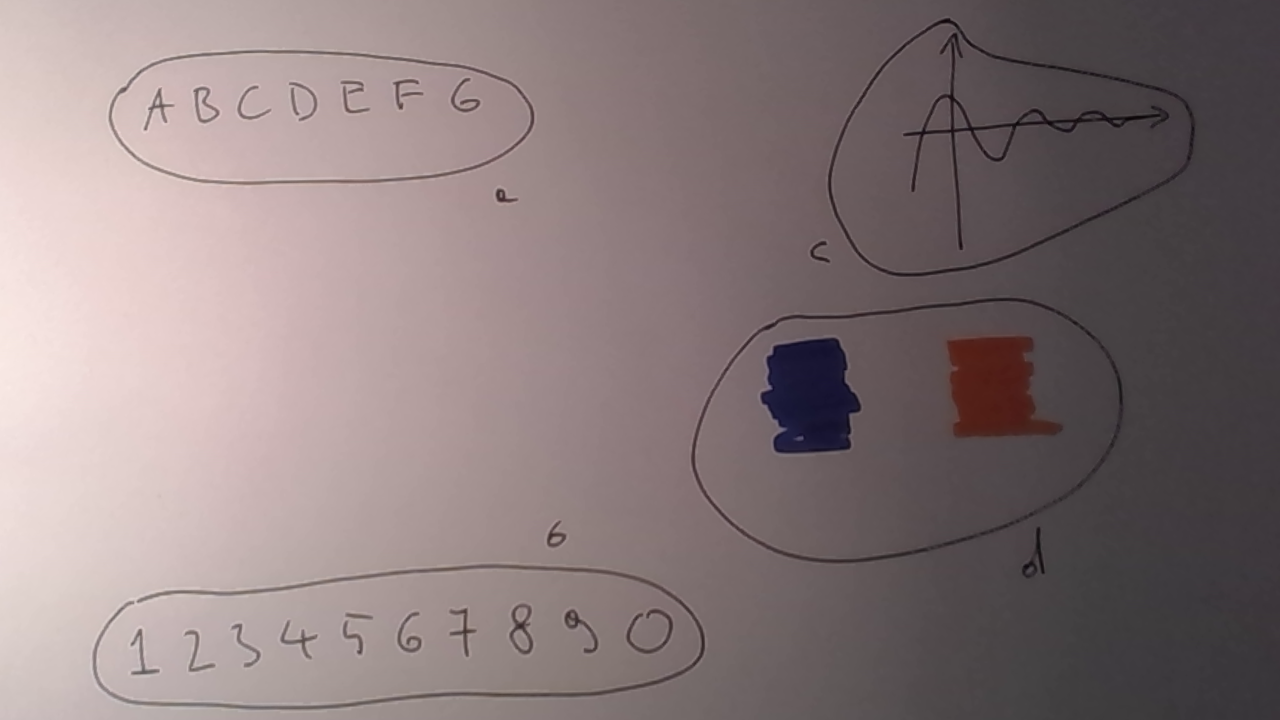
#> input picture warped1.png, 1280 x 720 px, given in place of warped1.png.png, which was not available
$ python denoise.py warped1.png
#> lines starting #> are read from the running program, lines starting #| are printed output that depends on the picture; pictures that were not available may be replaced by others from this repository, and a replacement may not be noted
#!/usr/bin/env python

#@ ---title--- image denoising with python
#@ ---abstract--- remove text background with cv2 and numpy
#@

#@ I'm a big fan of the <a id = "NCE" href = https://www.camscanner.com/>CamScanner</a> app
#@ and have been using this program on my phone for many years, ever since a friend introduced me to it.
#@ You take a snapshot of a piece of paper and *CamScanner* will remove the background and produce
#@ a pdf with crisp, very readable, text. I wanted to add this functionality to my <a id = "NCE" href = https://github.com/kacpertopol/cam_board>
#@ cam_board</a> script and after some experimentation I think I have a simple solution.
#@ Below is a description of the resulting procedure.
#@

#@ First some imports
#@ref imports
#@insert imports
#@ The `argparse` library will be used to parse the command line arguments. This might be
#@ overkill since there will be only one argument - the name of the image (without the extension)
#@ that will undergo the denoising procedure. The `cv2` in conjunction with the `numpy` library
#@ will be used to perform image manipulations.

#@begin imports
import argparse
import cv2
import numpy
#@end imports


parser = argparse.ArgumentParser(description = "Denoise image.")
parser.add_argument("input" , help = "Input image name (without extension)")
args = parser.parse_args()

warped = cv2.imread(args.input + ".png")
#> warped is the input picture: shape (720, 1280, 3); mean B, G, R 122.9, 122.1, 136.6

gray = cv2.cvtColor(warped , cv2.COLOR_BGR2GRAY)
gray = 255 - gray

cv2.imwrite(args.input + "_gray.png" , gray)

gray = gray.astype("float32")

blur_kernel = numpy.ones((300 , 300) , dtype = numpy.float32)
blur_kernel = blur_kernel / numpy.sum(blur_kernel.flatten())

blured_gray = cv2.filter2D(gray , -1 , blur_kernel)

cv2.imwrite(args.input + "_blured_1.png" , blured_gray)

gray[0:3 , :] = 0.0
gray[gray.shape[0] - 3 : gray.shape[0] , :] = 0.0
gray[: , 0:3] = 0.0
gray[: , gray.shape[1] - 3 : gray.shape[1]] = 0.0
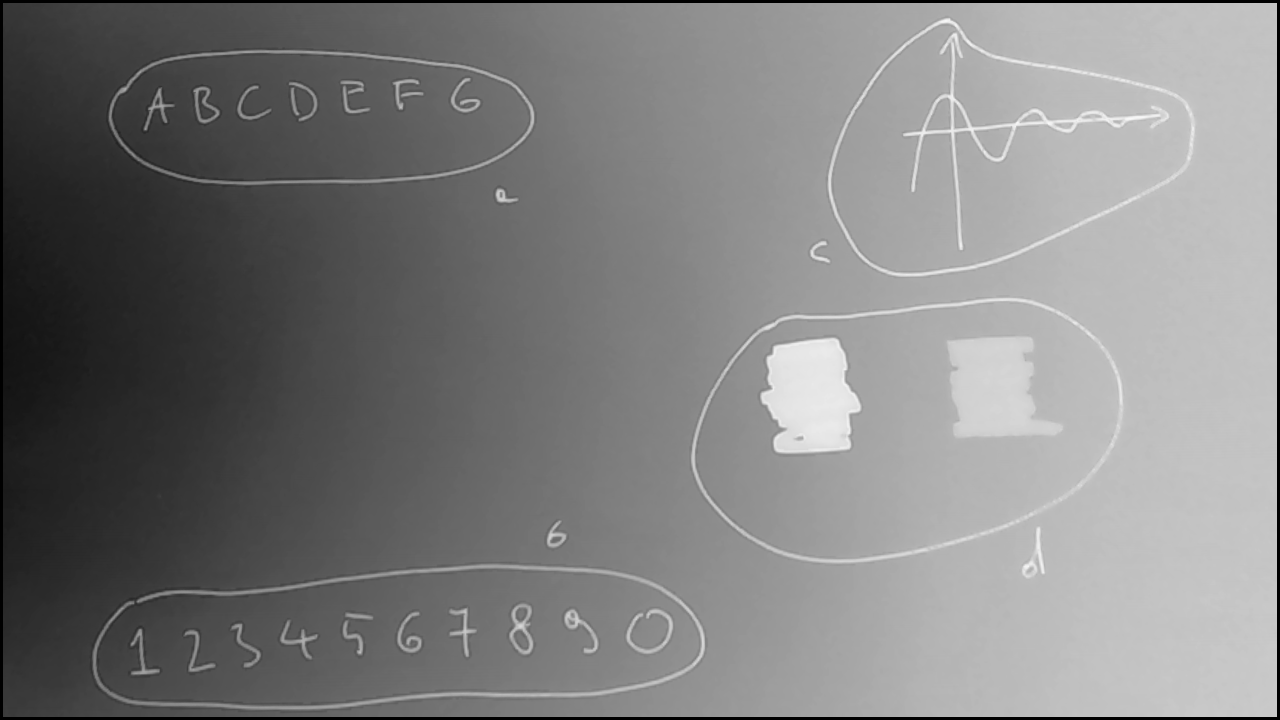
#> gray: shape (720, 1280) float32; min 0, max 249, mean 126.9

blured_gray = cv2.filter2D(gray , -1 , blur_kernel)

cv2.imwrite(args.input + "_blured_2.png" , blured_gray)

stdv = numpy.sqrt(numpy.mean(((gray - blured_gray) * (gray - blured_gray)).flatten()))
#> stdv = 19.34

gray_2 = (gray - blured_gray)
gray_2 = 255.0 * (gray_2 - numpy.amin(gray_2)) / (numpy.amax(gray_2) - numpy.amin(gray_2))
cv2.imwrite(args.input + "_gray_2.png" , gray_2)

hls = cv2.cvtColor(warped , cv2.COLOR_BGR2HLS)
#> hls: shape (720, 1280, 3); mean of channels 0, 1, 2 94, 129.3, 29.7

h_res = hls[: , : , 0]
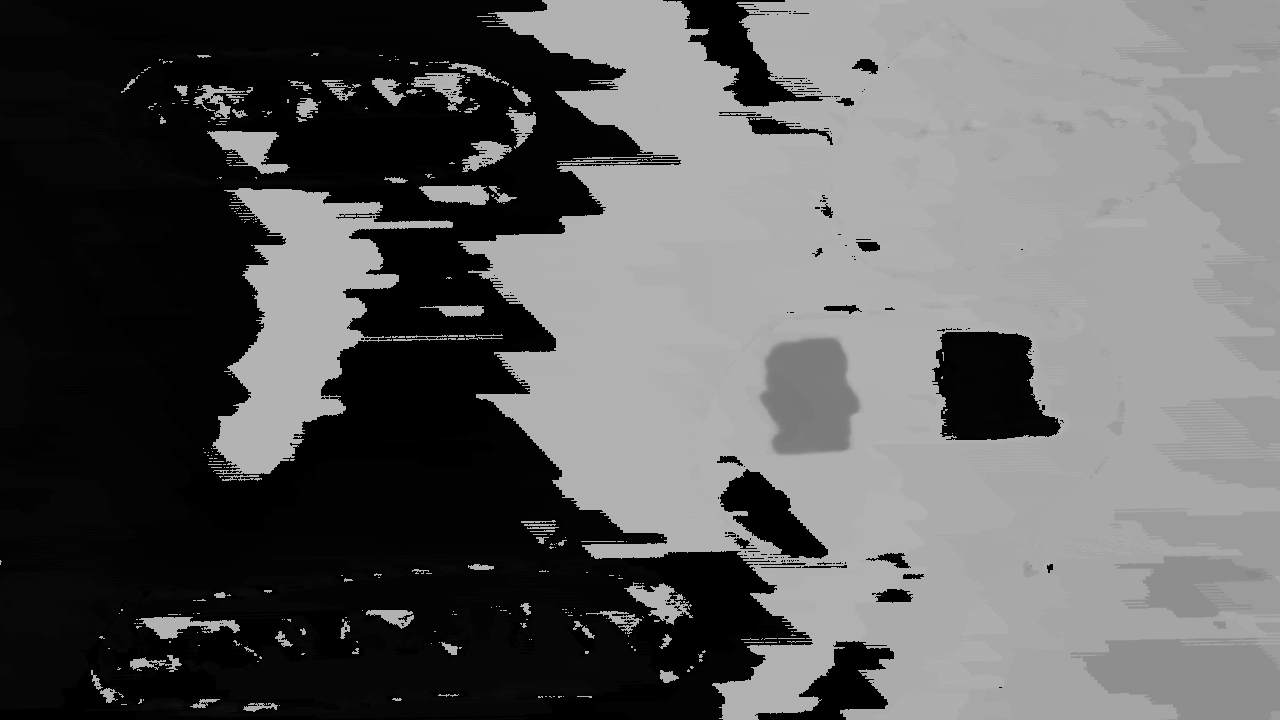
#> h_res: shape (720, 1280); min 0, max 179, mean 94
l_res = numpy.full(gray.shape , 255.0 , dtype = numpy.float32)
l_res = numpy.where((gray - blured_gray) > stdv , hls[: , : , 1] , l_res)
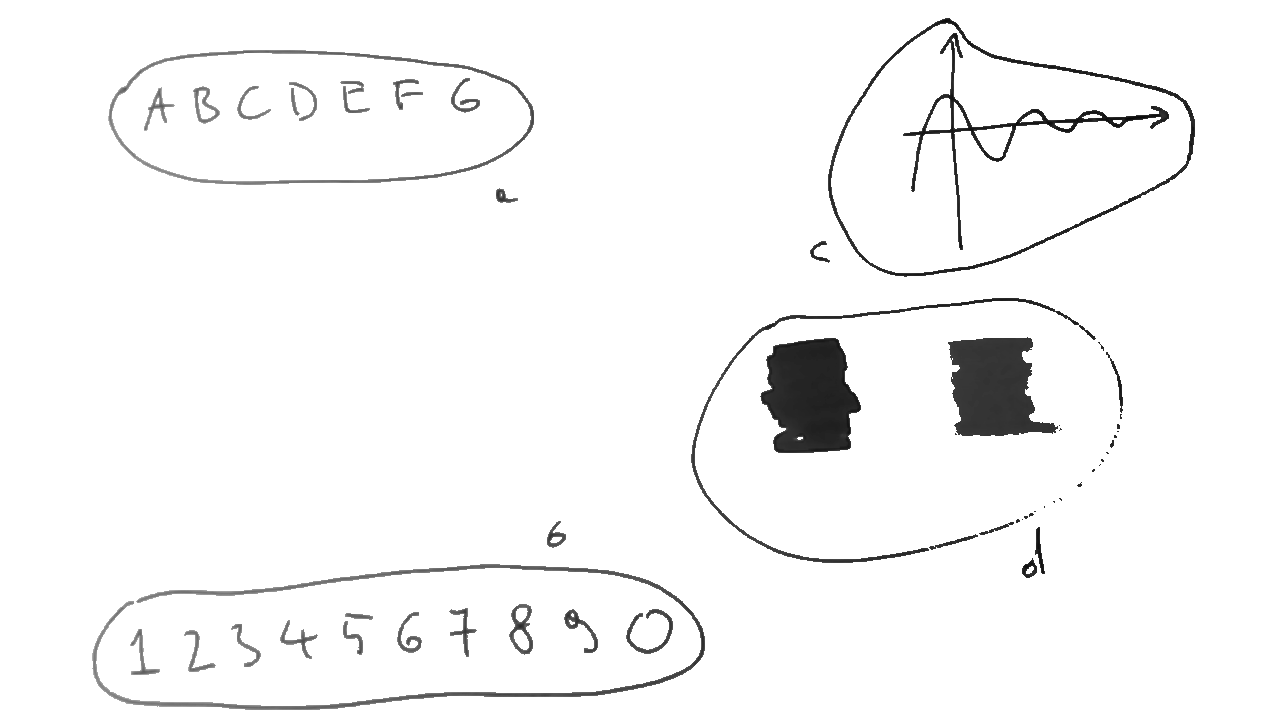
#> l_res: shape (720, 1280) float32; min 7, max 255, mean 246.7
s_res = hls[: , : , 2]
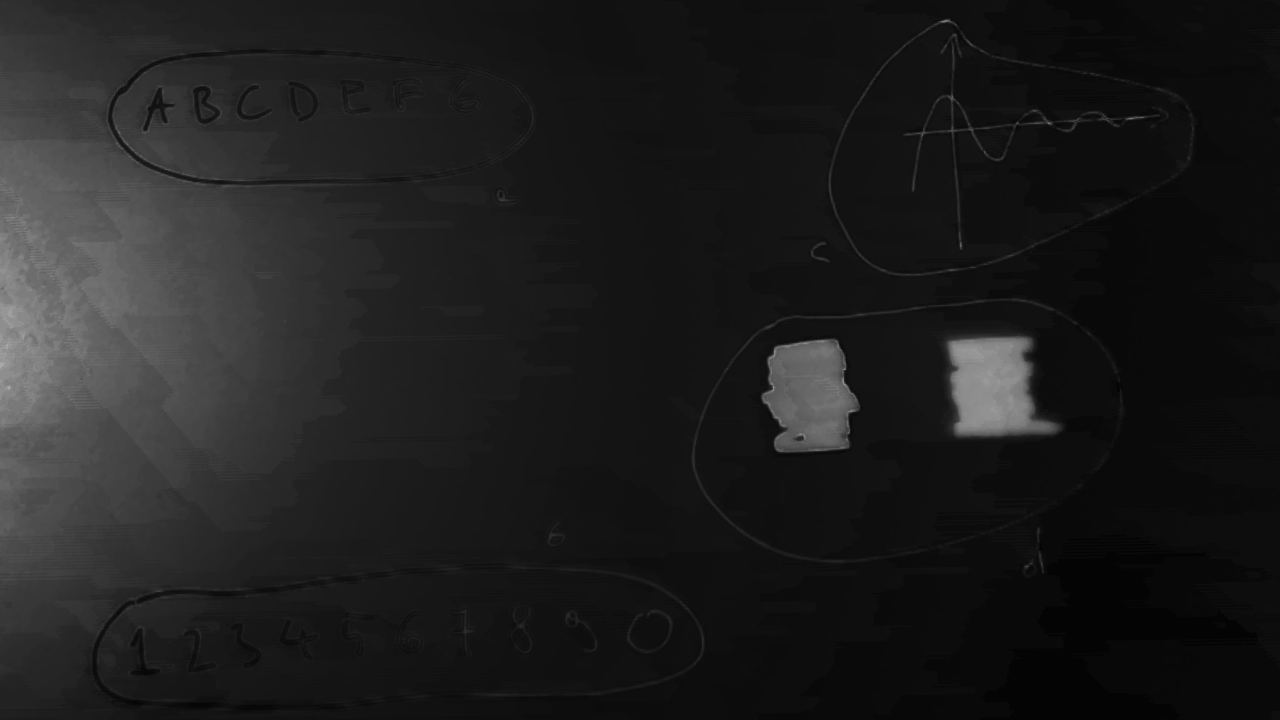
#> s_res: shape (720, 1280); min 4, max 175, mean 29.7

warped = cv2.cvtColor(cv2.merge((h_res.astype("uint8") , l_res.astype("uint8") , s_res.astype("uint8"))) , cv2.COLOR_HLS2BGR)

cv2.imwrite(args.input + "_warped.png" , warped)

$ run again, on warped2.png
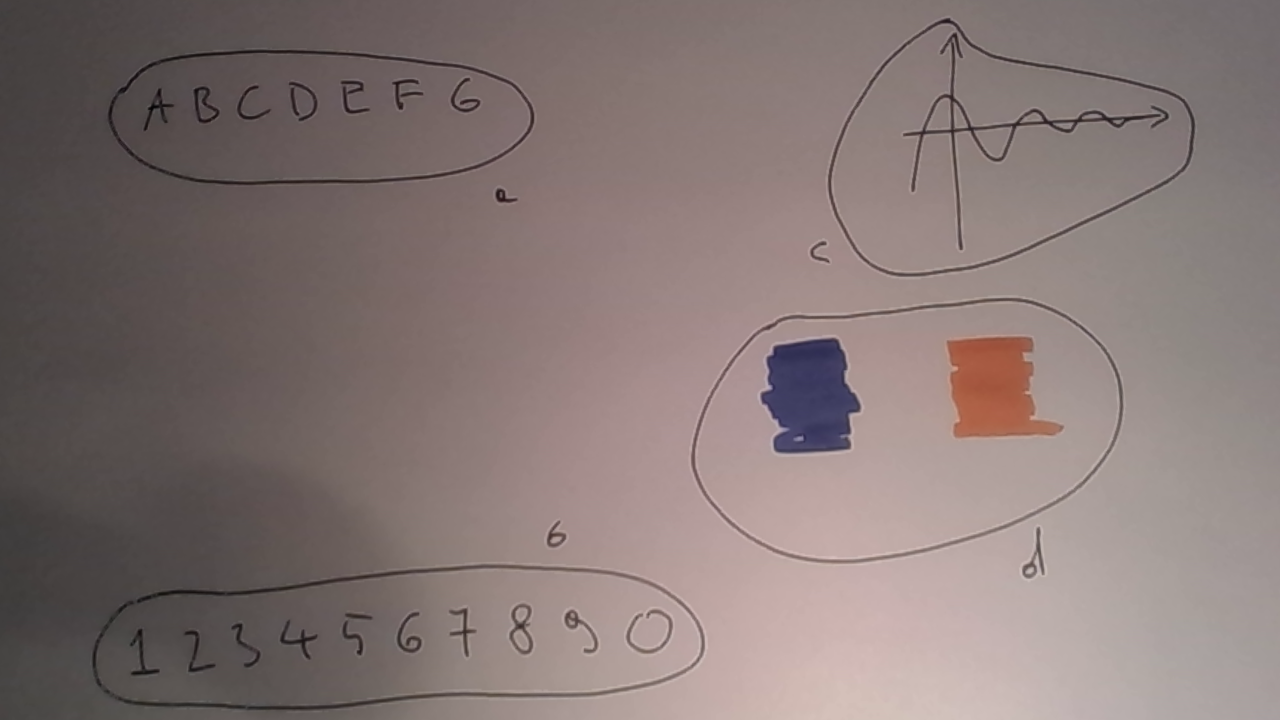
#> input picture warped2.png, 1280 x 720 px, given in place of warped2.png.png, which was not available
#> warped is the input picture: shape (720, 1280, 3); mean B, G, R 116.8, 118.9, 133.2
#> `gray[: , gray.shape[1] - 3 : gray.shape[1]] = 0.0`:
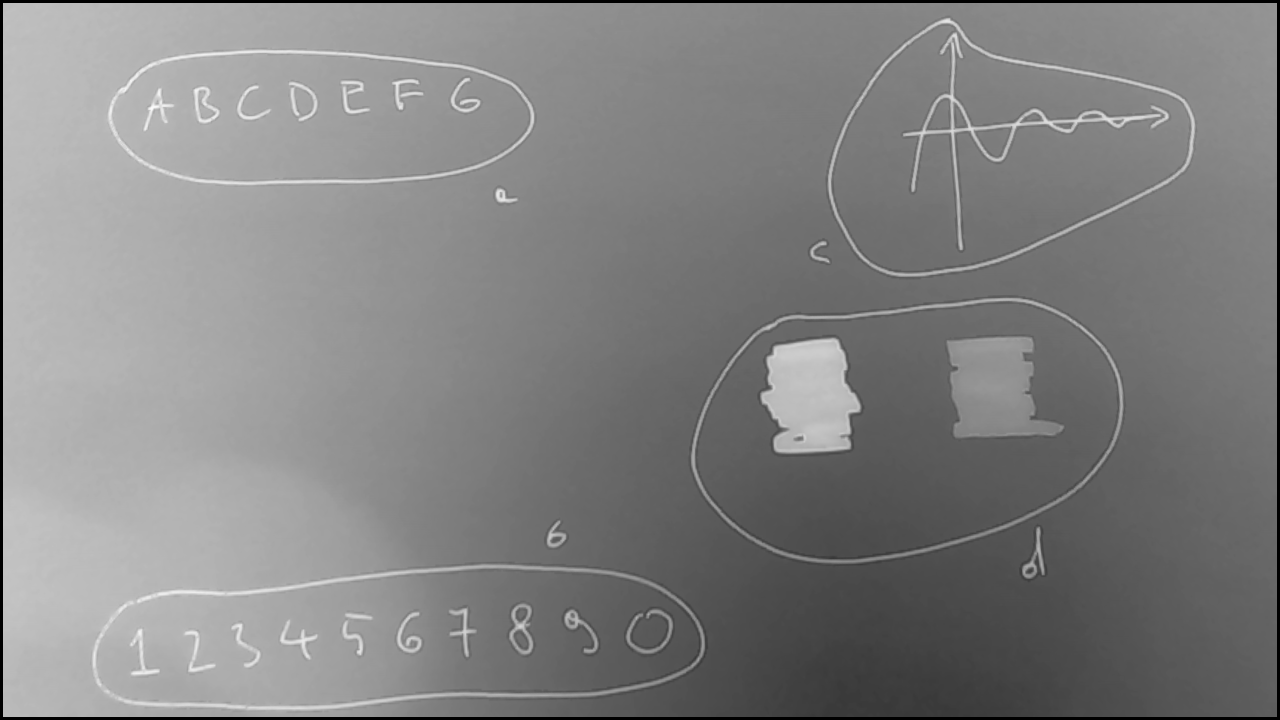
#> gray: shape (720, 1280) float32; min 0, max 252, mean 130.3
#> stdv = 20.71
#> hls: shape (720, 1280, 3); mean of channels 0, 1, 2 13.5, 125.2, 22.6
#> `s_res = hls[: , : , 2]`:
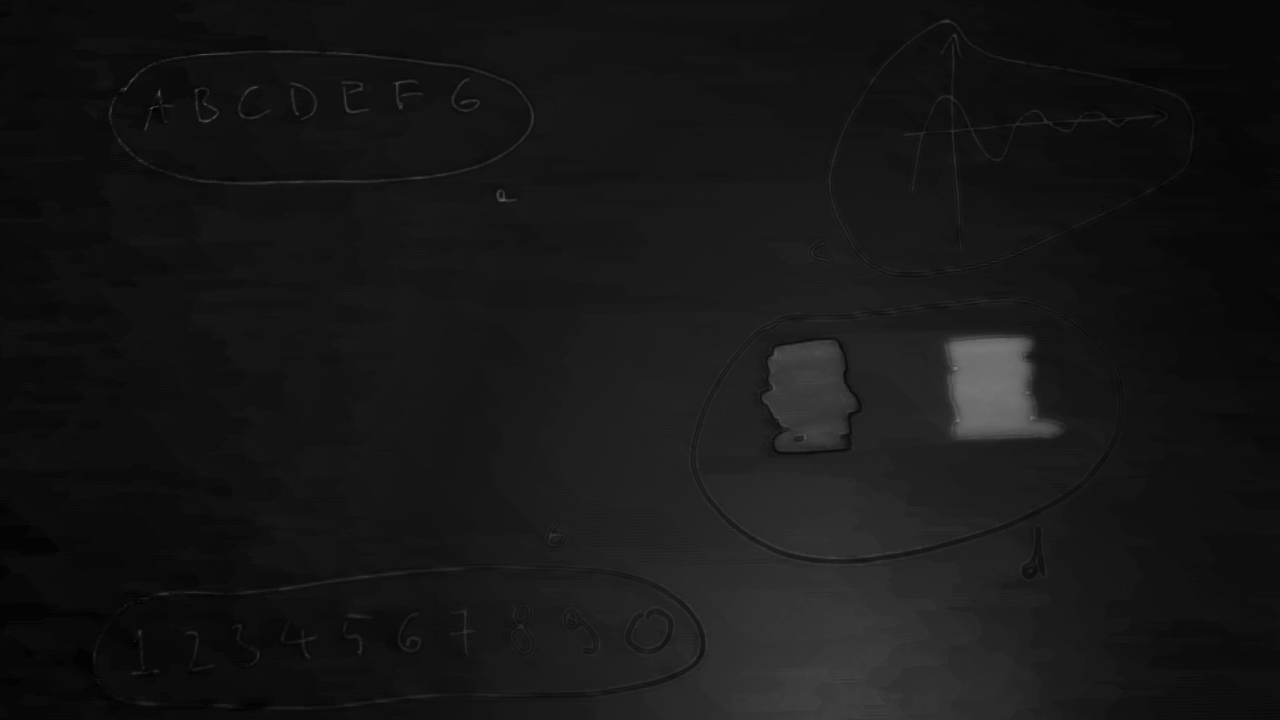
#> s_res: shape (720, 1280); min 0, max 128, mean 22.6
